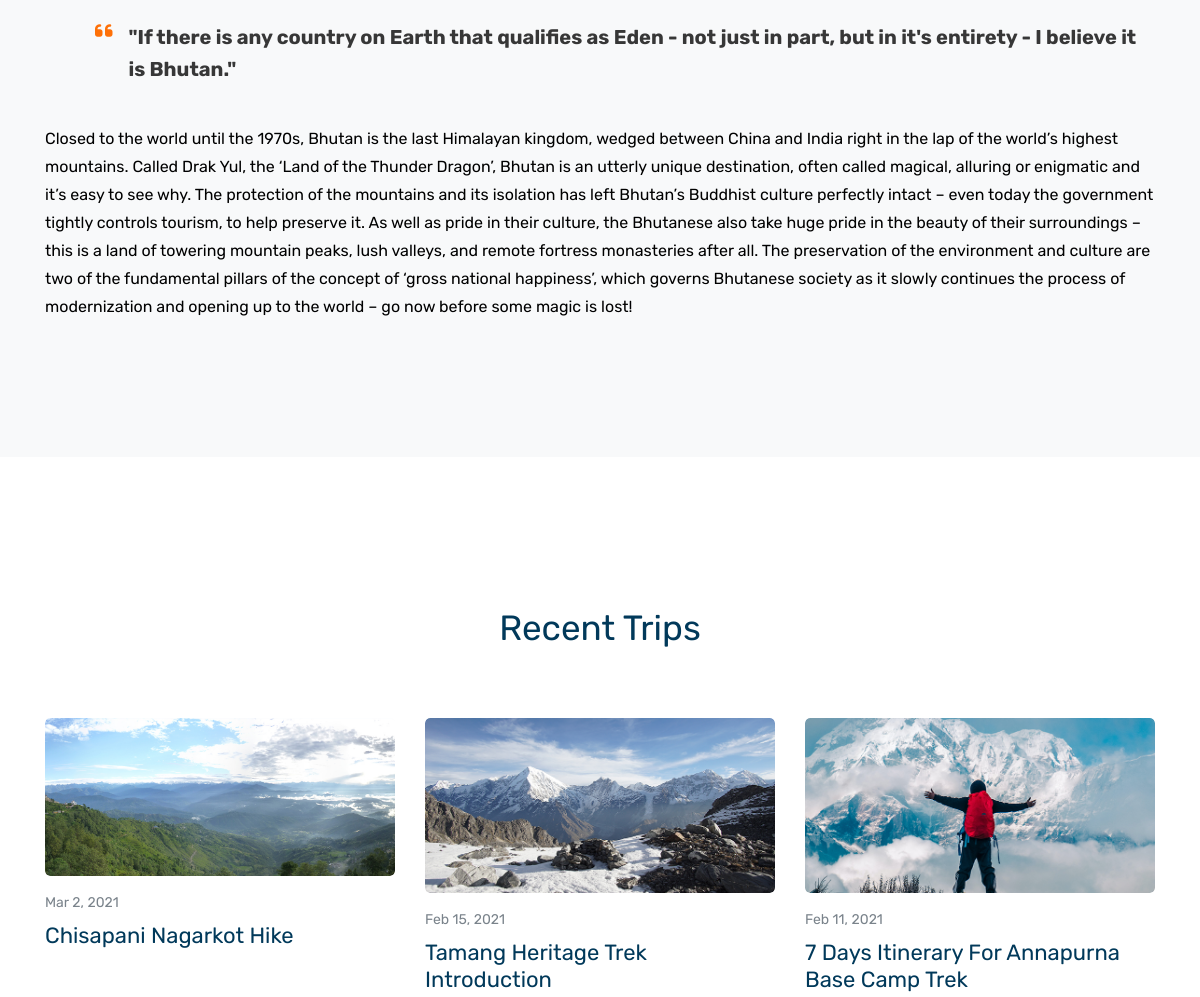
Page /country/bhutan/ (middle part) on the earlier database version.
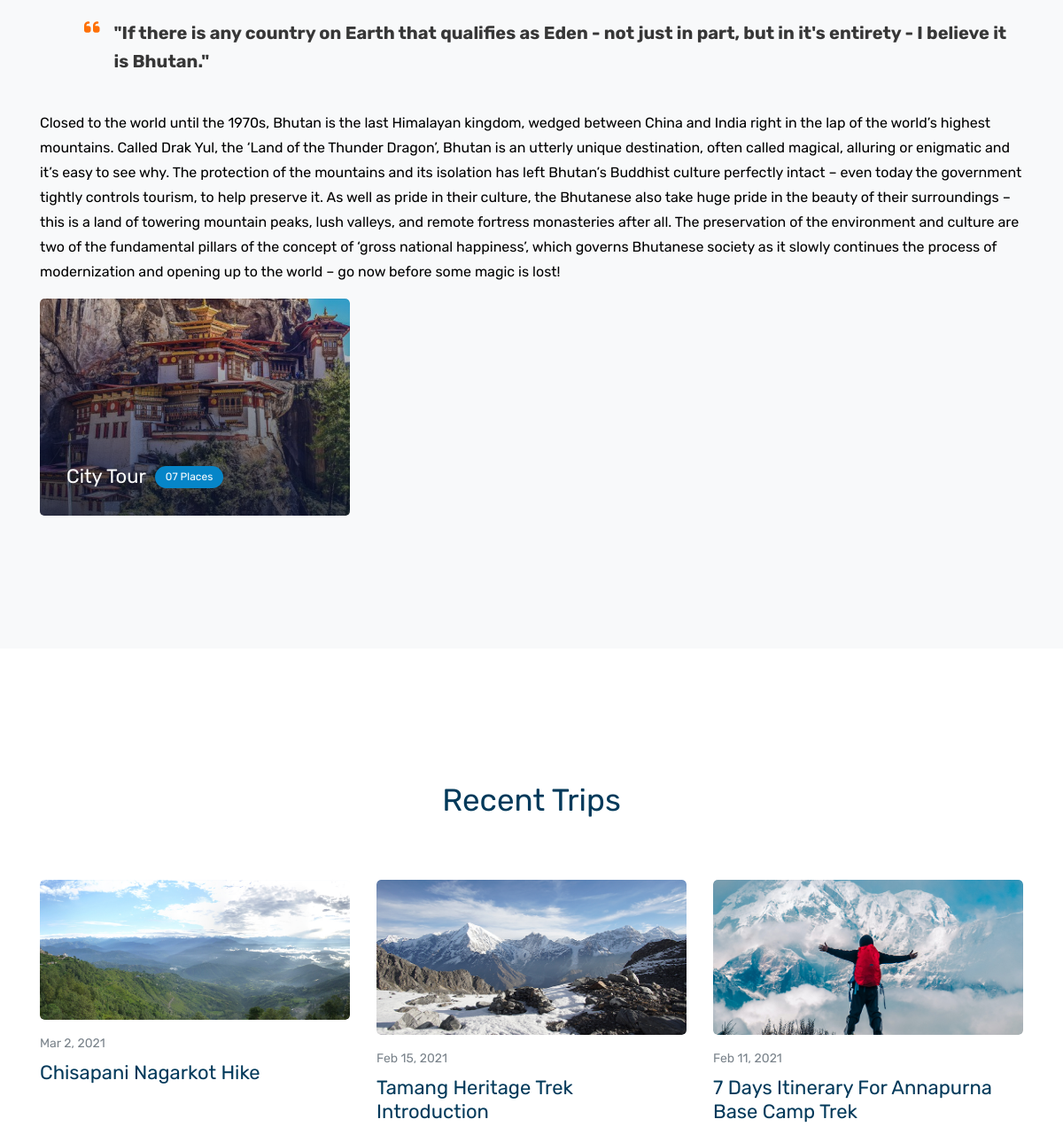
Same page on the later database version.
### apps/blog/models.py (models this page shows, shortened)
class Blog(models.Model):
    title =models.CharField(max_length=255)
    content =RichTextUploadingField()
    count = models.IntegerField(default=0)
    category =models.ForeignKey(Category,on_delete=models.SET_NULL, null=True)
    cover_image =models.ImageField(upload_to='media/blog',null=True)
    author = models.ForeignKey(User,on_delete=models.SET_NULL, null=True)
    tags=models.ManyToManyField(Tag)
    slug = models.SlugField(null=True, max_length=255, blank=True)
    created_at = models.DateTimeField(auto_now_add=True)
    updated_at = models.DateTimeField(auto_now=True)
    def get_absolute_url(self):
        return reverse("blog_detail", kwargs={"slug": self.slug})

### apps/activities/models.py (models this page shows, shortened)
class Activity(models.Model):
    title =models.CharField(max_length=255, null=False, unique=True, blank=False)
    slogan =models.CharField(max_length=255, null=False, unique=True, blank=False)
    description =RichTextUploadingField()
    country =models.ForeignKey(Country,on_delete=models.SET_NULL, null=True)
    cover_image =models.ImageField(upload_to='activity/',null=True)
    thumbnail_image =models.ImageField(upload_to='activity/thumbnail/',null=True)
    slug = models.SlugField(null=True, max_length=255, blank=True)
    created_at = models.DateTimeField(auto_now_add=True)
    updated_at = models.DateTimeField(auto_now=True)

### apps/country/views.py (the view)
# urls.py: path('<str:slug>/', CountryDetail.as_view(), name='countrydetail'),
class CountryDetail(DetailView):
    model = Country
    template_name='activity.html'
    context_object_name='single_country'
    def get_context_data(self, **kwargs):
        context = super().get_context_data(**kwargs)
        query = self.kwargs.get('slug')
        context["blogs"] = Blog.objects.filter().order_by('-created_at')[:3]
        context["activities"] = Activity.objects.raw('''SELECT c.*, a.slug as a_slug , a.*
                                                        FROM country_country as c
                                                        INNER JOIN activities_activity as a
                                                        ON c.id=a.country_id
                                                        WHERE c.slug = %s;''',[query])
        context["seo"] = SEO.objects.all().first()
        context["address"] = Address.objects.all().first()
        context["logo"] = Logo.objects.all().first()
        context["title"] = Title.objects.all().first()
        context["social"] = SocialSettings.objects.all().first()
        return context

### templates/activity.html (shortened to what this page needs)
{% extends "partials/base.html" %}
{% load static %}
{% block main %}
    <div class="popular_destination_area">
        <div class="container">
            <div class="row">
                <div class="col-lg-12 col-md-12">
                    <blockquote class="d-flex"><i class="fa fa-quote-left mr-3"></i>{{single_country.country_slogan}}</blockquote>
                    <p class="justify">{{single_country.country_detail|safe}}</p>
                </div>
                {% for activity in activities %}
                <div class="col-lg-4 col-md-6">
                    <div class="single_destination">
                        <div class="thumb">
                            <img src="{{activity.thumbnail_image.url}}" alt="">
                        </div>
                        <div class="content">
                            <p class="d-flex align-items-center">{{activity.title}} <a href="travel_destination.html">  07 Places</a> </p>
                        </div>
                    </div>
                </div>
                {% endfor %}
            </div>
        </div>
    </div>
{% endblock main %}
{% block recentblog %}
    {% include 'partials/recentblog.html' %}
{% endblock recentblog %}

### templates/partials/recentblog.html
{% load static %}
<div class="recent_trip_area">
    <div class="container">
        <div class="row justify-content-center">
            <div class="col-lg-6">
                <div class="section_title text-center mb_70">
                    <h3>Recent Trips</h3>
                </div>
            </div>
        </div>
        <div class="row">
            {% for blog in blogs %}
            <div class="col-lg-4 col-md-6">
                <div class="single_trip">
                    <div class="thumb">
                        <img src="{{blog.cover_image.url}}" alt="">
                    </div>
                    <div class="info">
                        <div class="date">
                            <span>{{ blog.created_at|date:"M j, Y" }}</span>
                        </div>
                        <a href="{{blog.get_absolute_url}}">
                            <h3>{{blog.title}}</h3>
                        </a>
                    </div>
                </div>
            </div>
            {% endfor %}
        </div>
    </div>
</div>

Differences in the rows shown:
added Activity: title "City Tour"
